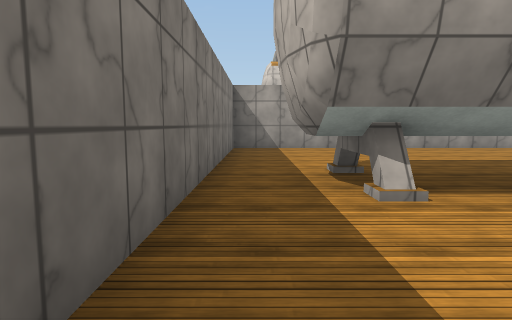
view 1 (above)

24 first-person views from a walk through a Unity game level. The camera is 1.2 m above the floor, tilts 6° down and sees 75° across. The floor is counted in squares, 2 m on a side. Each view is taken from the middle of a square. On the plan, view 1 faces up. The plan holds only what a view shows up to about 10 squares ahead; the rest is blank. The place goes on beyond the plan. The player character is not drawn. Some animated figures are not drawn. Surface patterns are stand-ins for the level's own textures.

view 2
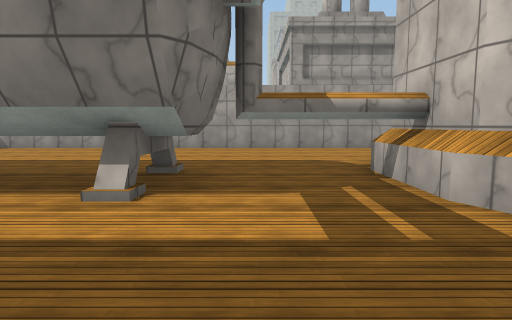

view 3
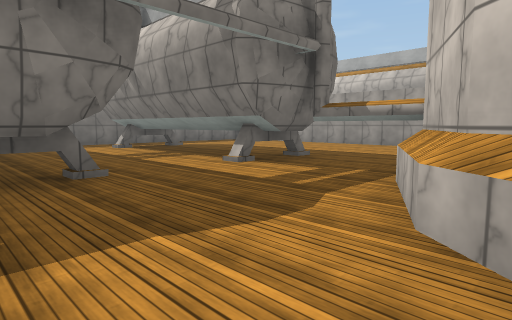

view 4
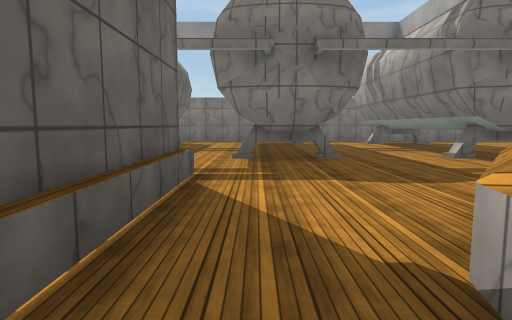

view 5
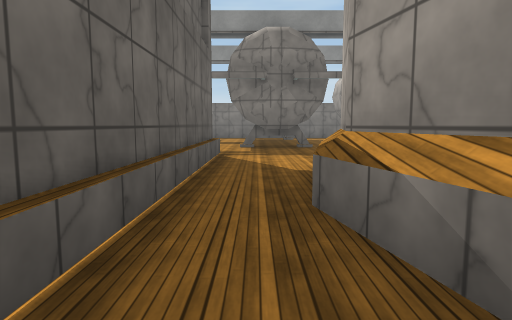

view 6
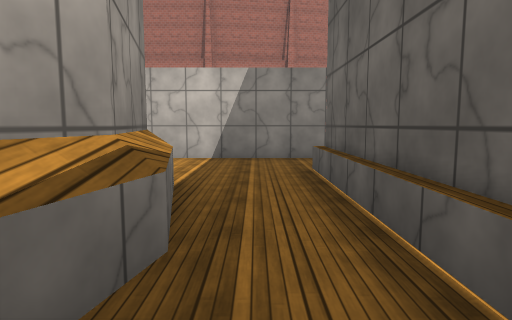

view 7
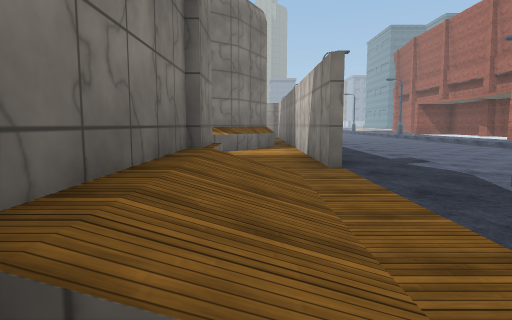

view 8
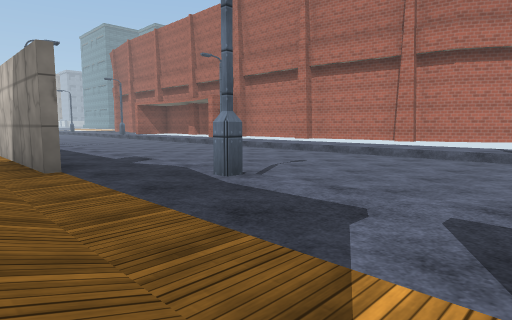

view 9
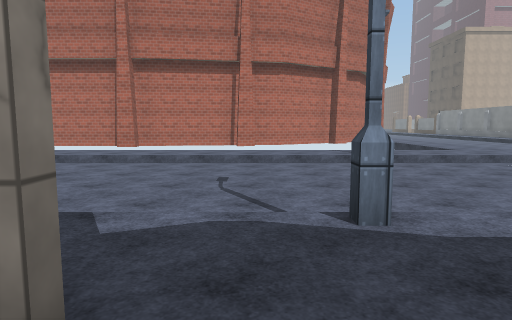

view 10
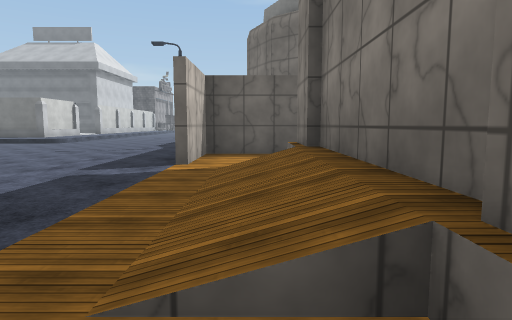

view 11
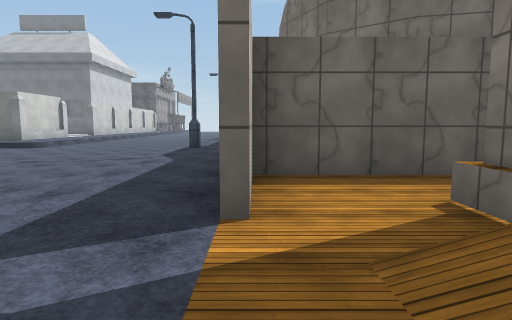

view 12
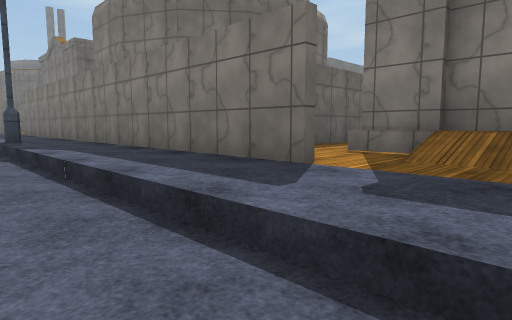

view 13
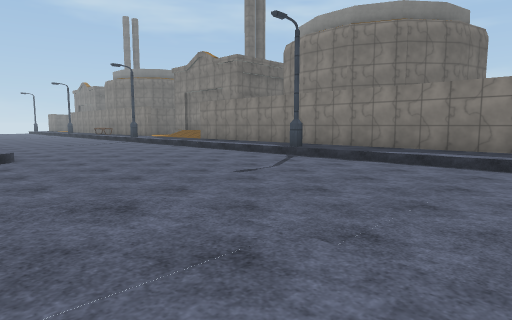

view 14
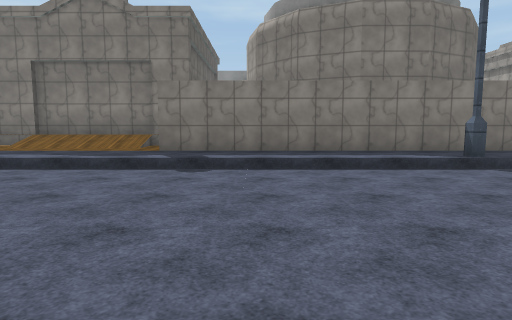

view 15
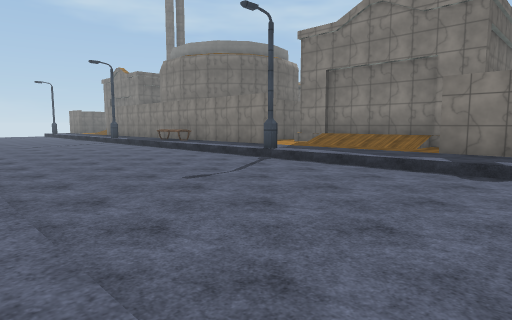

view 16
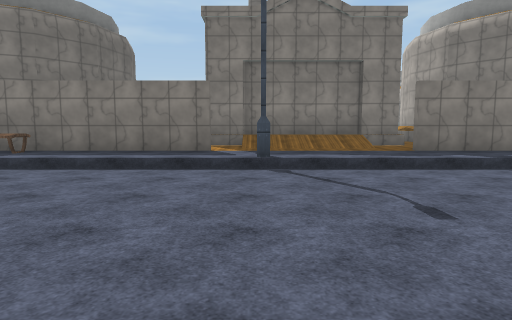

view 17
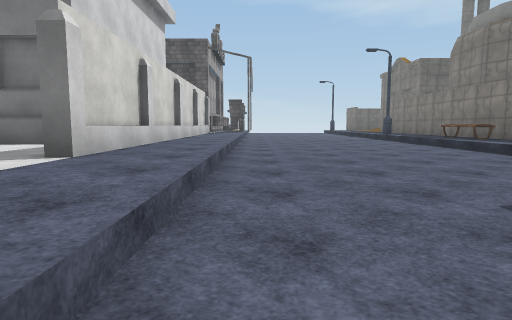

view 18
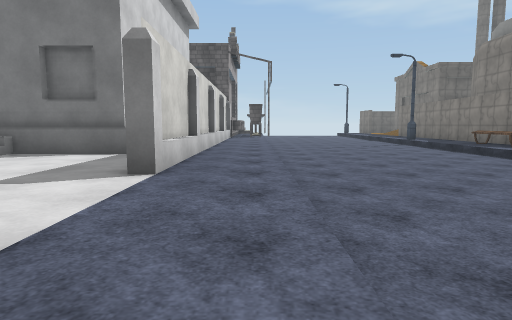

view 19
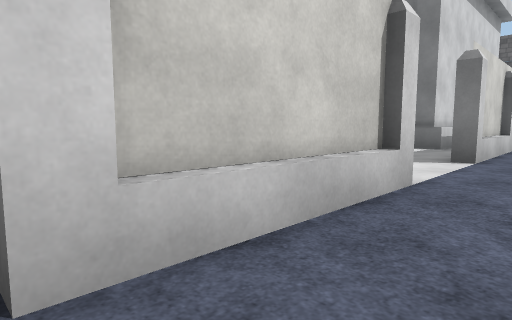

view 20
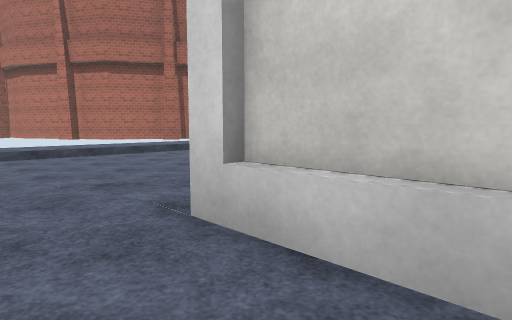

view 21
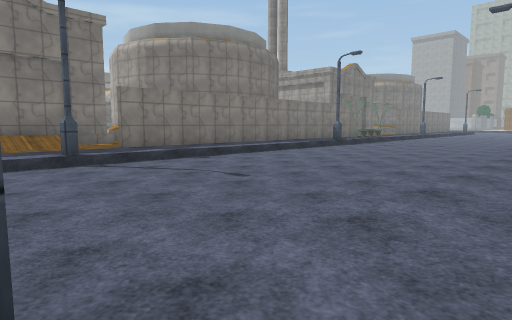

view 22
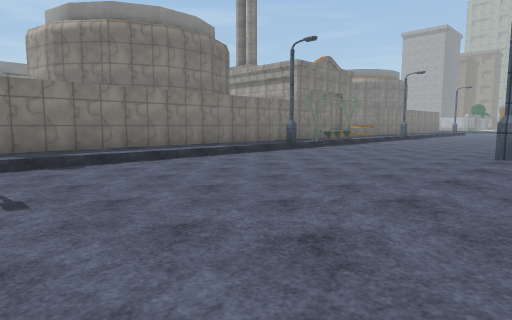

view 23
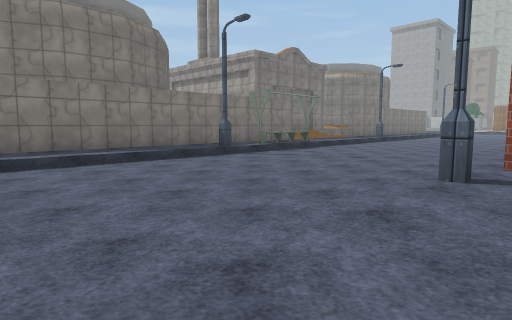

view 24
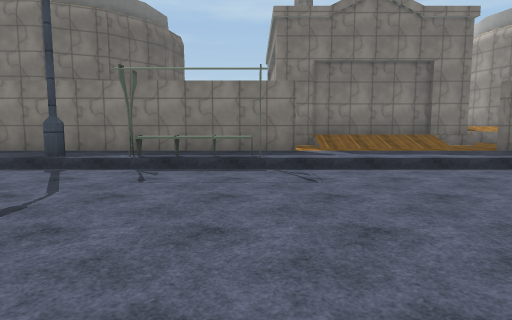

### Floor plan
Key: @ floor where view 1 was taken; # wall or solid block; . main floor; : floor 0.5 m higher than the main floor; / step, stairs or slope; = window, fence, low wall or low ledge; T thing the floor can be seen under or through; S streetlight; B bench.
Columns run from 1 left of view 1 to 28 right of it. Each row starts with its distance up from view 1.
 16                 #:#
 15                 #/::/
 14                 #/::/.
 13                 #/::/...
 12                 #/::/.....
 11                 #:::/.....
 10                   #:#.....:
  9 #############     #:/.....:
  8 #:::::::::::      #:/.....:
  7 #::::::::::       #:/.....:
  6 #::::::::::       #:S.....:
  5 #:::::::::        #:/.....:#
  4 #:T    TTTT       #:/.....S:
  3 #:TTTTTT::T      ##:/.....::
  2 #:::::::::##    ###:/.....::
  1 #::::::::::##  ##:#:/.....::
  0  @     #::::####::#:/.....::
 -1        #::::::::::#:/.....::
 -2    ::::::########:#:/.....::
 -3    ::           #/::/.....::
 -4                 #/::S.....::
 -5                 #/::/.....::
 -6                 #/::/.....S:
 -7                 #:::/.....::
 -8                :::#:/.....::
 -9              ######:/.....::
-10                   #:/.....::::
-11                   #:/.....////
-12                   #:/.........
-13                   #:/.........
-14                   #:S.........
-15                   #:/.........
-16                   #:/......
-17                   #:/.....:::
-18                   #:/.....::#
-19                   #:/.....:#=
-20                 #:#:/.....:#
-21                 #/::/.....:#
-22                 #/::/.....:::
-23                 #/::/.....::::
-24                 #/::S.....::::
-25                 #:::/.....:#::
-26                   #:/.....:#::
-27                   #:/.....:###
-28                   #:/.....:##
-29                   #B/.....:#
-30                   #B/.....:#

Positions as (right, up) in squares from view 1, and headings:
1: (0, 0), facing up
2: (7, 0), facing up
3: (10, -1), facing up-left
4: (12, -1), facing left
5: (15, -1), facing left
6: (11, -1), facing right
7: (16, -7), facing up
8: (16, -7), facing up-right
9: (16, -3), facing right
10: (16, -2), facing down
11: (17, -5), facing down
12: (20, -5), facing down-left
13: (26, -8), facing down-left
14: (25, -18), facing left
15: (25, -18), facing down-left
16: (25, -24), facing left
17: (24, -20), facing down
18: (25, -20), facing down
19: (25, -18), facing down-right
20: (25, -20), facing up-right
21: (26, -6), facing up-left
22: (26, -3), facing up-left
23: (26, 0), facing up-left
24: (25, 10), facing left
